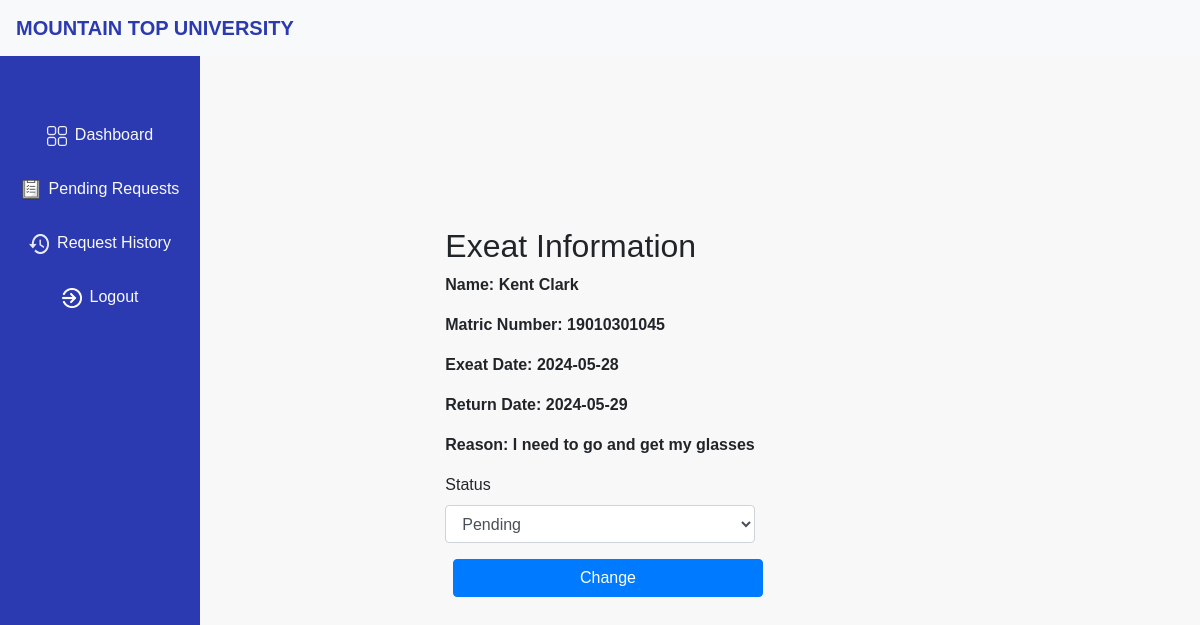
The app's page /view-requests/1 with its own data.
### website/models.py (models this page shows)
class Exeat(db.Model):
    id = db.Column(db.Integer, primary_key=True)
    surname = db.Column(db.String(150))
    otherNames = db.Column(db.String(150))
    matricNumber = db.Column(db.String(11))
    department = db.Column(db.String(150))
    college = db.Column(db.String(150))
    level = db.Column(db.Integer)
    exeat_date = db.Column(db.String)
    return_date = db.Column(db.String)
    reason = db.Column(db.String(2000))
    address = db.Column(db.String(2000))
    parentsNumber = db.Column(db.String(11))
    status = db.Column(db.String(20))
    today_date = db.Column(db.String(20))
    today_time = db.Column(db.String(20))
    user_id = db.Column(db.String(11), db.ForeignKey('user.id'))

### website/views.py (the view)
@views.route('/view-requests/<id>', methods=['GET', 'POST'])
def view_requests(id):
    open_requests = Exeat.query.filter_by(id=id).first()
    if request.method == 'POST':
        update_status = request.form.get('status')
        print(update_status)
        open_requests.status = update_status
        db.session.commit()
    return render_template('view_requests.html', open_requests=open_requests, user=current_user)

### website/templates/view_requests.html (shortened to what this page needs)
{% extends 'layout.html' %}
{% block content %}
<link href="/static/css/view_requests.css" rel="stylesheet">
<br> <br>
<div class="student-info">
    <h2>Exeat Information</h2>
    <p><strong>Name: {{ open_requests.surname + " " + open_requests.otherNames }}</strong> </p>
    <p><strong>Matric Number: {{ open_requests.matricNumber }}</strong> </p>
    <p><strong>Exeat Date: {{ open_requests.exeat_date }}</strong> </p>
    <p><strong>Return Date: {{ open_requests.return_date }}</strong> </p>
    <p><strong>Reason: {{ open_requests.reason }}</strong> </p>
    <form method="POST">
        <div class="form-group">
            <label for="status">Status</label>
            <select class="form-control" id="status" name="status">
              <option value="">Pending</option>
            </select>
          </div>
        <button type="submit" class="btn btn-primary btn-block btn-custom">Change</button>
    </form>
</div>
{% endblock %}

### website/static/css/view_requests.css (style rules this page uses)
body { font-family: Arial, sans-serif; margin: 0; padding: 0; display: flex; flex-direction: column; align-items: center; justify-content: center; min-height: 100vh; background-color: #f8f8f8; }
.student-info, .reason, .actions { margin-bottom: 1.5em; }
button { background-color: #4CAF50; color: white; border: none; padding: 0.5em 1em; margin: 0.5em; border-radius: 4px; cursor: pointer; }

### website/templates/layout.html (style rules this page uses)
body { display: flex; flex-direction: column; min-height: 100vh; margin: 0; }

### records on screen
Exeat: surname+otherNames "Kent Clark", matricNumber "19010301045", exeat_date "2024-05-28", return_date "2024-05-29", reason "I need to go and get my glasses"
